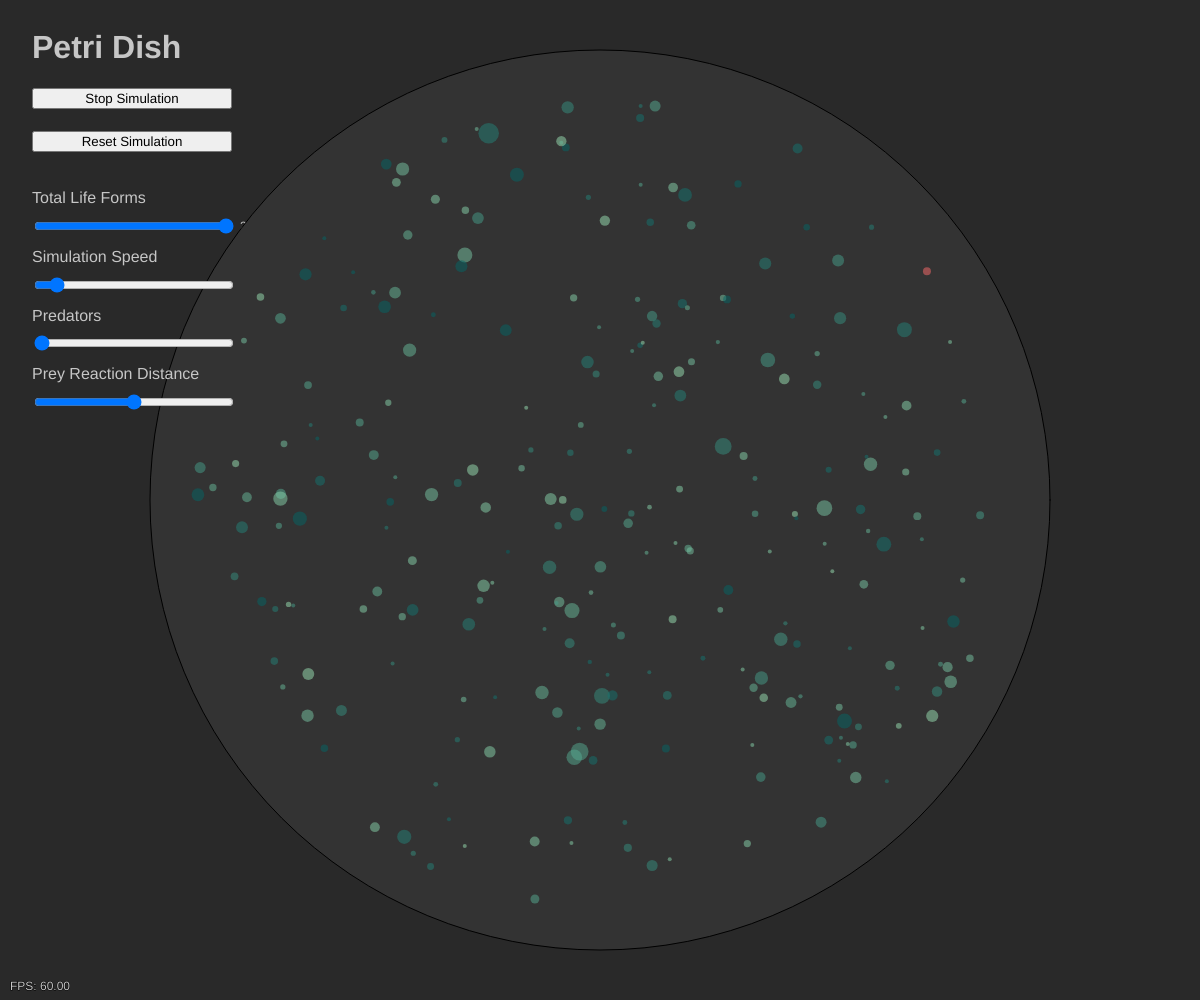
Frame 1 (no input)
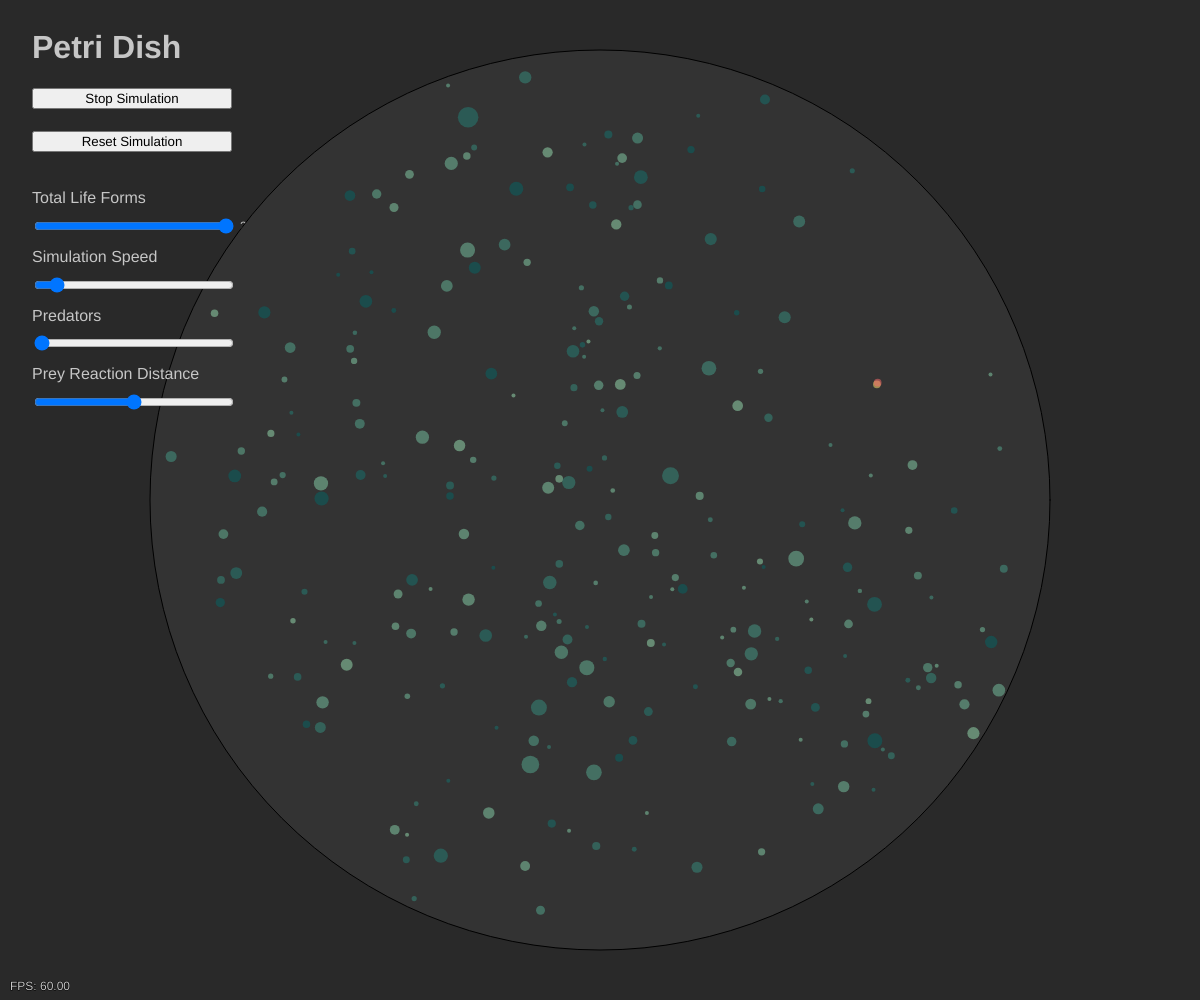
Frame 60 (no input)
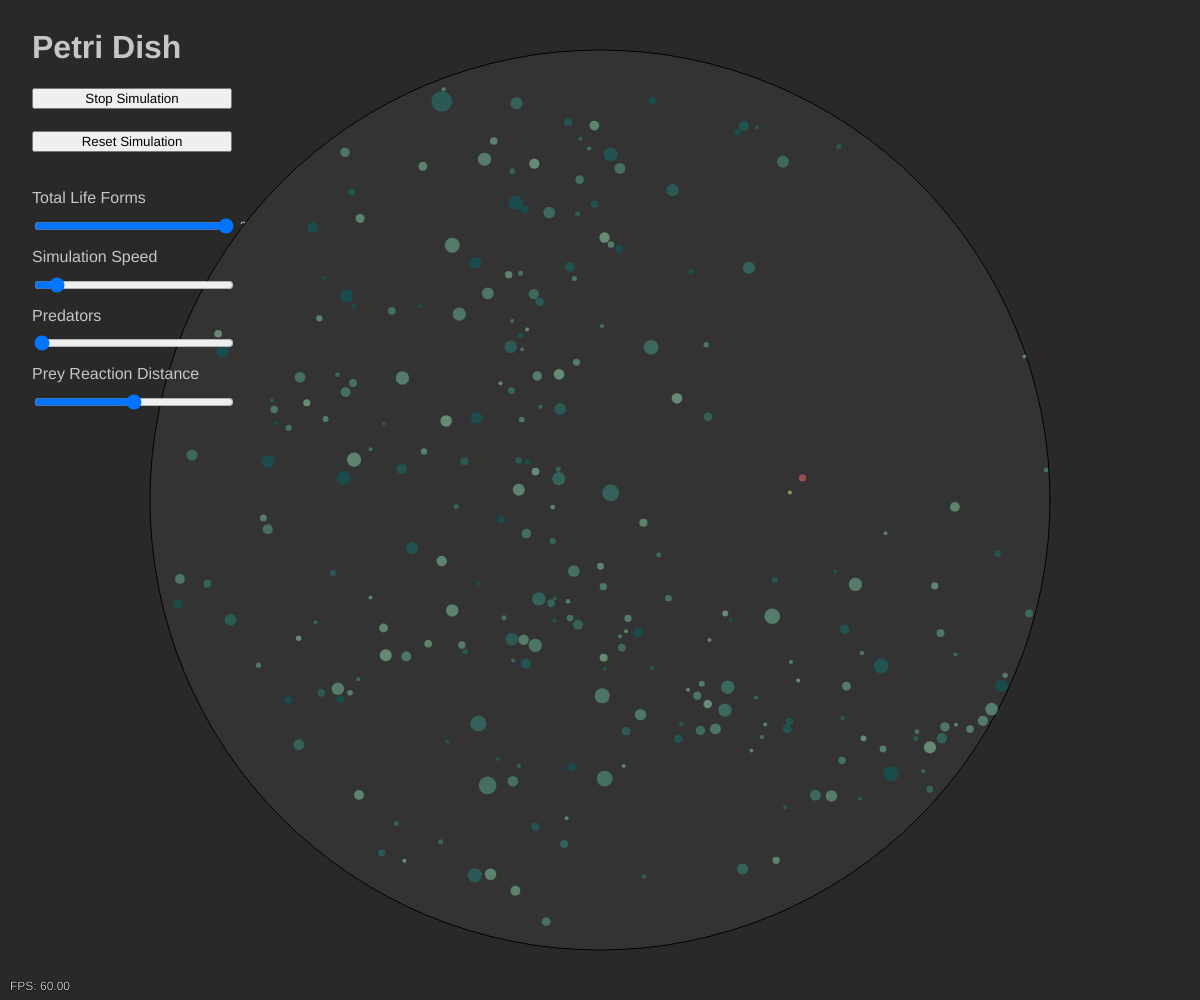
Frame 120 (the mouse pressed at the canvas centre since frame 60)

The p5.js sketch that drew these frames (run headless with seeded random() and noise() and a simulated clock; from frame 60 on, the mouse is pressed at the canvas centre):

// p5.js sketch
// ── sketch.js
// Inputs
let totalLifeFormsSlider;
let simulationSpeedSlider;
let totalPredatorsSlider;
let preyReactionDistanceSlider;
let startStopButton;

// App variables
let lifeForms = [];
let boundaryRadius;
let boundaryCenter;
let totalLifeForms = 250;
let nextId = 0;
let maxVelocity = 25;
let simulationSpeed = 5;
let isStopped = false;
let totalPredators = 1;
let lifeFormsDontGrow = false;
let preyEatsPrey = false;
let populationIsMaintained = true;
let preyCollide = true;
let preyReactionDistance = 300;

// App constants
const fps = 60;
const maxRadius = 16;
const maxLifeForms = 250;
const minRadius = 1;
const minPredatorRadius = 3;
const controlWidth = 200;

const predatorVelocityIncrease = 2.25;

// Colours
const backgroundColour = "#292929";
const textColour = "#c6c6c6";
const circleBackgroundColour = "#333";

const preyAlpha = 0.5;
const predatorAlpha = 0.5;

const predatorColour = `rgba(255, 107, 107, ${predatorAlpha})`;
const huntedPreyColour = `rgba(255, 230, 109, ${preyAlpha})`;
const preyColours = [
  "99e2b4",
  "88d4ab",
  "78c6a3",
  "67b99a",
  "56ab91",
  "469d89",
  "358f80",
  "248277",
  "14746f",
  "036666",
];

// eslint-disable-next-line no-unused-vars
function setup() {
  frameRate(fps);
  createCanvas(windowWidth, windowHeight);

  createInputs();

  boundaryRadius = (Math.min(windowWidth, windowHeight) - 100) / 2;
  boundaryCenter = createVector(windowWidth / 2, windowHeight / 2);

  createLifeForms(totalLifeForms);
}

// eslint-disable-next-line no-unused-vars
function draw() {
  // if (!keyIsPressed) return;
  // noLoop();

  background(backgroundColour);

  // display input values
  fill(textColour);
  text(totalLifeForms, controlWidth + 40, totalLifeFormsSlider.position().y + 12);
  text(totalPredators, controlWidth + 40, totalPredatorsSlider.position().y + 12);
  text(simulationSpeed, controlWidth + 40, simulationSpeedSlider.position().y + 12);
  text(preyReactionDistance, controlWidth + 40, preyReactionDistanceSlider.position().y + 12);

  // Display FPS
  fill(textColour);
  stroke(0);
  text(`FPS: ${frameRate().toFixed(2)}`, 10, height - 10);

  fill(circleBackgroundColour);
  circle(boundaryCenter.x, boundaryCenter.y, boundaryRadius * 2);

  // options
  totalLifeForms = totalLifeFormsSlider.value();
  simulationSpeed = isStopped ? 0 : simulationSpeedSlider.value();
  preyReactionDistance = preyReactionDistanceSlider.value();

  if (populationIsMaintained) {
    // ensure correct number of life forms
    if (lifeForms.length < totalLifeForms) {
      createLifeForms(totalLifeForms - lifeForms.length);
    }
    if (lifeForms.length > totalLifeForms) {
      const deleteCount = lifeForms.length - totalLifeForms;
      const startIndex = lifeForms.length - deleteCount;
      lifeForms.splice(startIndex, deleteCount);
    }
  }

  for (let i = lifeForms.length - 1; i >= 0; i--) {
    const lifeForm = lifeForms[i];
    if (lifeForm) {
      if (lifeForm.isPredator) {
        lifeForm.radius = Math.max(minPredatorRadius, lifeForm.radius - 0.02);
      }

      lifeForm.draw();
      lifeForm.move(simulationSpeed / 2000);

      const others = lifeForms.filter((lf) => lf.id !== lifeForm.id);
      lifeForm.interact(others);
    }
  }
}

// eslint-disable-next-line no-unused-vars
function handleWindowResized() {
  resizeCanvas(windowWidth, windowHeight);
}

function resetSimulation() {
  nextId = 0;
  lifeForms = [];
  createLifeForms(totalLifeForms);
}
function startStopSimulation() {
  if (!isStopped) {
    startStopButton.html("Start Simulation");
  } else {
    startStopButton.html("Stop Simulation");
  }
  isStopped = !isStopped;
}

function handleTotalPredatorsChange() {
  totalPredators = totalPredatorsSlider.value();
  resetSimulation();
}

function createLifeForms(qty, isPredator) {
  for (var i = 0; i < qty; i++) {
    createLifeForm(isPredator);
  }
}

function createLifeForm(isPredator) {
  const id = nextId;
  const angle = Math.random() * 2 * Math.PI;
  const dist = 0.9 * boundaryRadius * Math.sqrt(Math.random());
  const vAngle = Math.random() * 2 * Math.PI;
  const vMag = random(5, maxVelocity);

  const position = createVector(dist * Math.cos(angle), dist * Math.sin(angle));
  const velocity = createVector(vMag * Math.cos(vAngle), vMag * Math.sin(vAngle));

  lifeForms.push(
    new LifeForm(
      id,
      position.add(boundaryCenter),
      velocity,
      isPredator === undefined ? id < totalPredators : isPredator
    )
  );

  nextId++;

  // console.log(`${id} was born`);
}

class LifeForm {
  constructor(id, position, velocity, isPredator = false) {
    this.id = id;
    this.position = position;
    this.velocity = velocity;
    this.maxVelocity = isPredator ? maxVelocity * predatorVelocityIncrease : maxVelocity;
    this.heading = createVector();
    this.radius = isPredator ? 4 : Math.max(randomGaussian(4, 2), 2); //random(4, 16);

    const c = color(`#${random(preyColours)}`);
    c.setAlpha(255 * preyAlpha);
    this.colour = isPredator ? predatorColour : c;
    this.isPredator = isPredator;
    this.isPrey = !isPredator;
    this.target = undefined;
    this.targetChaseTime = 0;
    this.isTarget = false;
  }

  setTarget(target) {
    this.target = target;
    this.targetChaseTime = 0;
    if (target) {
      target.isTarget = true;
    }
  }

  draw() {
    noStroke();
    fill(this.isTarget ? huntedPreyColour : this.colour);
    circle(this.position.x, this.position.y, this.radius * 2);
  }

  move(simulationSpeed) {
    if (this.isPrey) {
      // randomly change direction and speed periodically
      const randomiseDuration = random(1, 8);
      if (frameCount % (fps * randomiseDuration) < randomiseDuration) {
        this.changeToRandomVector();
      }
    }

    this.handleBoundary();

    this.velocity.limit(this.maxVelocity);
    const vel = p5.Vector.mult(this.velocity, deltaTime * simulationSpeed);

    this.position.add(vel);
  }

  handleBoundary() {
    const distance = this.position.dist(boundaryCenter);

    if (distance > boundaryRadius - this.radius) {
      const minDist = boundaryRadius + this.radius;

      const dx = boundaryCenter.x - this.position.x;
      const dy = boundaryCenter.y - this.position.y;
      const angle = Math.atan2(dy, dx);
      const targetX = this.position.x + Math.cos(angle) / minDist;
      const targetY = this.position.y + Math.sin(angle) / minDist;
      const ax = targetX - boundaryCenter.x;
      const ay = targetY - boundaryCenter.y;

      this.velocity.x -= ax;
      this.velocity.y -= ay;
    }
  }

  seek(target) {
    // A vector pointing from the location to the target
    const desired = p5.Vector.sub(target, this.position);
    // Normalize desired and scale to maximum speed
    desired.normalize();
    desired.mult(this.maxVelocity);
    // Steering = Desired minus Velocity
    const steer = p5.Vector.sub(desired, this.velocity);
    //steer.limit(this.maxforce); // Limit to maximum steering force
    return steer;
  }

  changeToRandomVector() {
    // this.velocity.rotate(this.velocity.heading() + random());
    // this.velocity.limit(this.maxVelocity);
  }

  interact(lfs) {
    let distances = [];

    for (let i = lfs.length - 1; i >= 0; i--) {
      const lf = lfs[i];
      // console.log(deltaTime);
      const distance = this.position.dist(lf.position);
      distances.push({ lf, distance });

      if (distance <= this.radius + lf.radius) {
        if (preyCollide && this.isPrey && lf.isPrey && !this.hasCollided && !lf.hasCollided) {
          /** circle collision */

          // separate them
          const distanceToMove = this.radius + lf.radius - distance;
          const angle = this.velocity.angleBetween(lf.velocity);
          this.position.x -= Math.cos(angle) * distanceToMove;
          this.position.y -= Math.cos(angle) * distanceToMove;
          lf.position.x += Math.cos(angle) * distanceToMove;
          lf.position.y += Math.cos(angle) * distanceToMove;

          // calculate bounce angles and velocity
          const tangentVector = createVector(lf.position.y - this.position.y, -(lf.position.x - this.position.x));
          tangentVector.normalize();
          const relativeVelocity = createVector(this.velocity.x - lf.velocity.x, this.velocity.y - lf.velocity.y);
          const length = relativeVelocity.dot(tangentVector);
          const velocityComponentOnTangent = tangentVector.mult(length);
          const velocityComponentPerpendicularToTangent = relativeVelocity.sub(velocityComponentOnTangent);

          // bounce off each other
          this.velocity.x -= velocityComponentPerpendicularToTangent.x;
          this.velocity.y -= velocityComponentPerpendicularToTangent.y;
          lf.velocity.x += velocityComponentPerpendicularToTangent.x;
          lf.velocity.y += velocityComponentPerpendicularToTangent.y;
        }

        // transfer matter
        const radiusTransfer = 0.2;
        if (this.isPredator && lf.isPrey) {
          // predators always win against prey
          if (!lifeFormsDontGrow) {
            this.radius += radiusTransfer * 0.3;
          }
          lf.radius -= radiusTransfer;
        } else if (this.isPrey && lf.isPrey) {
          // prey vs prey, the biggest one wins
          if (preyEatsPrey) {
            if (this.radius > lf.radius) {
              if (!lifeFormsDontGrow) {
                this.radius += radiusTransfer * 0.5;
              }
              lf.radius -= radiusTransfer;
            }
          }
        }

        if (lf.radius <= minRadius) {
          if (this.isPredator) {
            // predator and the prey died, stop chasing it
            lifeForms = lifeForms.filter((l) => l.id !== lf.id);
            distances = distances.filter((ld) => ld.lf.id !== lf.id);
            if (this.target) {
              this.setTarget(undefined);
            }
          } else {
            // remove from array
            lifeForms = lifeForms.filter((l) => l.id !== lf.id);
          }
          // console.log(`${lf.id} died`);
        }

        // limit the radius
        if (this.radius > maxRadius) this.radius = maxRadius;
        if (lf.radius > maxRadius) lf.radius = maxRadius;
      } else {
        if (lf.isPredator & (distance < preyReactionDistance)) {
          // if we're near a predator, run away!
          const s = this.seek(lf.position).rotate(Math.PI + (Math.PI / 180) * random());
          this.velocity.add(s);
        }
      }
      this.handleBoundary();
    }

    if (this.isPredator) {
      if (this.target === undefined) {
        const closestLf = distances.reduce(function (closest, elem) {
          return elem.distance < closest.distance ? elem : closest;
        }, distances[0]).lf;
        if (closestLf.isPrey) {
          this.setTarget(closestLf);
          //console.log(`setting target to ${closestLf.id}`);
        }
      } else {
        this.targetChaseTime += deltaTime;
      }

      // if the target still exists, seek and destroy :)
      if (this.target && lifeForms.find((l) => l.id === this.target.id)) {
        //only chase the same target for so long before giving up
        if (this.targetChaseTime < 4000) {
          const s = this.seek(this.target.position);
          this.velocity.add(s);
        } else {
          //console.log(`gave up chasing ${this.target.id}, setting no target`);
          this.setTarget(undefined);
        }
      } else {
        this.setTarget(undefined);
      }
    }
  }
}

function createTextElement(element, text, x, y, color = textColour) {
  let el = createElement(element, text);
  el.style("font-family", "sans-serif");
  el.style("color", color);
  el.position(x, y);
}

function createInputs() {
  const controlX = 32;
  let controlY = 8;
  const controlYSpacing = 64;

  createTextElement("h1", "Petri Dish", controlX, controlY, textColour);
  controlY += controlYSpacing;

  controlY += 16;
  startStopButton = createButton("Stop Simulation");
  startStopButton.position(controlX, controlY);
  startStopButton.style("font-family", "sans-serif");
  startStopButton.style("width", `${controlWidth}px`);
  startStopButton.mousePressed(startStopSimulation);
  controlY += controlYSpacing / 1.5;

  const resetButton = createButton("Reset Simulation");
  resetButton.position(controlX, controlY);
  resetButton.style("font-family", "sans-serif");
  resetButton.style("width", `${controlWidth}px`);
  resetButton.mousePressed(resetSimulation);
  controlY += controlYSpacing / 1.5;

  createTextElement("p", "Total Life Forms", controlX, controlY);
  controlY += controlYSpacing / 1.5;

  totalLifeFormsSlider = createSlider(10, maxLifeForms, totalLifeForms, 1);
  totalLifeFormsSlider.position(controlX, controlY);
  totalLifeFormsSlider.style("width", `${controlWidth}px`);

  controlY += 16;
  createTextElement("p", "Simulation Speed", controlX, controlY);
  controlY += controlYSpacing / 1.5;

  simulationSpeedSlider = createSlider(1, 50, simulationSpeed, 1);
  simulationSpeedSlider.position(controlX, controlY);
  simulationSpeedSlider.style("width", `${controlWidth}px`);

  controlY += 16;
  createTextElement("p", "Predators", controlX, controlY);
  controlY += controlYSpacing / 1.5;

  totalPredatorsSlider = createSlider(1, 10, totalPredators, 1);
  totalPredatorsSlider.position(controlX, controlY);
  totalPredatorsSlider.style("width", `${controlWidth}px`);
  totalPredatorsSlider.input(handleTotalPredatorsChange);

  controlY += 16;
  createTextElement("p", "Prey Reaction Distance", controlX, controlY);
  controlY += controlYSpacing / 1.5;

  preyReactionDistanceSlider = createSlider(100, 500, preyReactionDistance, 10);
  preyReactionDistanceSlider.position(controlX, controlY);
  preyReactionDistanceSlider.style("width", `${controlWidth}px`);
  // preyReactionDistanceSlider.input(handleTotalPredatorsChange);

  // controlY += 32;
  // preyEatsPreyCheckbox = createCheckbox("Prey eats prey", preyEatsPrey);
  // preyEatsPreyCheckbox.position(controlX, controlY);
  // preyEatsPreyCheckbox.style("width", `${controlWidth}px`);
  // const preyEatsPreyCheckboxLabel = preyEatsPreyCheckbox.elt.getElementsByTagName("label")[0];
  // preyEatsPreyCheckboxLabel.style.fontFamily = "sans-serif";
  // preyEatsPreyCheckboxLabel.style.color = textColour;
  // preyEatsPreyCheckboxLabel.style.paddingLeft = "8px";

  // controlY += 32;
  // lifeFormsHaveFixedSizeCheckbox = createCheckbox("Life forms don't grow", lifeFormsDontGrow);
  // lifeFormsHaveFixedSizeCheckbox.position(controlX, controlY);
  // lifeFormsHaveFixedSizeCheckbox.style("width", `${controlWidth}px`);
  // const lifeFormsHaveFixedSizeCheckboxLabel = lifeFormsHaveFixedSizeCheckbox.elt.getElementsByTagName("label")[0];
  // lifeFormsHaveFixedSizeCheckboxLabel.style.fontFamily = "sans-serif";
  // lifeFormsHaveFixedSizeCheckboxLabel.style.color = textColour;
  // lifeFormsHaveFixedSizeCheckboxLabel.style.paddingLeft = "8px";

  // controlY += 32;
  // populationIsMaintainedCheckbox = createCheckbox("Population is maintained", populationIsMaintained);
  // populationIsMaintainedCheckbox.position(controlX, controlY);
  // populationIsMaintainedCheckbox.style("width", `${controlWidth}px`);
  // const populationIsMaintainedCheckboxLabel = populationIsMaintainedCheckbox.elt.getElementsByTagName("label")[0];
  // populationIsMaintainedCheckboxLabel.style.fontFamily = "sans-serif";
  // populationIsMaintainedCheckboxLabel.style.color = textColour;
  // populationIsMaintainedCheckboxLabel.style.paddingLeft = "8px";
}
